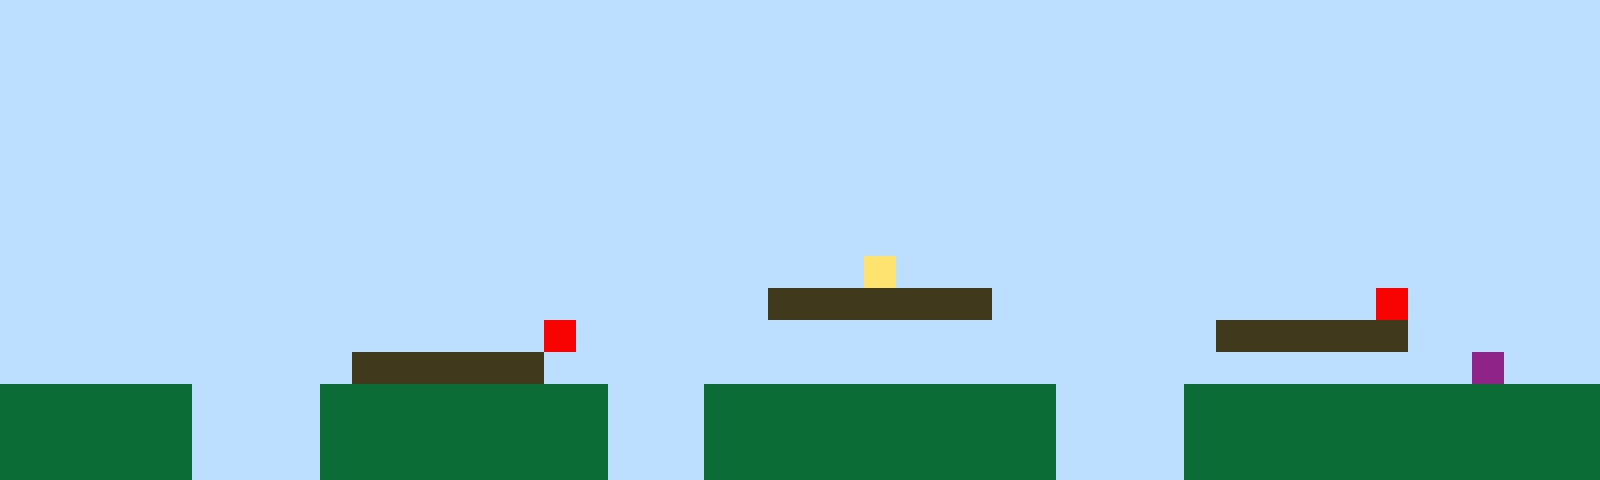

This game map was drawn from its Tiled (.tmx) file and the tilesets committed beside it. A one-line description and the full map source follow:
An orthogonal 50x15 tile map with 32x32 px tiles, 1 tile layer (Tile Layer 1).

<map version="1.10" tiledversion="1.11.2" orientation="orthogonal" renderorder="right-up" width="50" height="15" tilewidth="32" tileheight="32" infinite="0" nextlayerid="2" nextobjectid="1"><editorsettings><export target="map1.csv" format="csv" /></editorsettings><tileset firstgid="1" name="sprites" tilewidth="32" tileheight="32" tilecount="6" columns="3"><image source="sprites.png" width="96" height="64" /></tileset><layer id="1" name="Tile Layer 1" width="50" height="15"><data encoding="csv">1,1,1,1,1,1,1,1,1,1,1,1,1,1,1,1,1,1,1,1,1,1,1,1,1,1,1,1,1,1,1,1,1,1,1,1,1,1,1,1,1,1,1,1,1,1,1,1,1,1,1,1,1,1,1,1,1,1,1,1,1,1,1,1,1,1,1,1,1,1,1,1,1,1,1,1,1,1,1,1,1,1,1,1,1,1,1,1,1,1,1,1,1,1,1,1,1,1,1,1,1,1,1,1,1,1,1,1,1,1,1,1,1,1,1,1,1,1,1,1,1,1,1,1,1,1,1,1,1,1,1,1,1,1,1,1,1,1,1,1,1,1,1,1,1,1,1,1,1,1,1,1,1,1,1,1,1,1,1,1,1,1,1,1,1,1,1,1,1,1,1,1,1,1,1,1,1,1,1,1,1,1,1,1,1,1,1,1,1,1,1,1,1,1,1,1,1,1,1,1,1,1,1,1,1,1,1,1,1,1,1,1,1,1,1,1,1,1,1,1,1,1,1,1,1,1,1,1,1,1,1,1,1,1,1,1,1,1,1,1,1,1,1,1,1,1,1,1,1,1,1,1,1,1,1,1,1,1,1,1,1,1,1,1,1,1,1,1,1,1,1,1,1,1,1,1,1,1,1,1,1,1,1,1,1,1,1,1,1,1,1,1,1,1,1,1,1,1,1,1,1,1,1,1,1,1,1,1,1,1,1,1,1,1,1,1,1,1,1,1,1,1,1,1,1,1,1,1,1,1,1,1,1,1,1,1,1,1,1,1,1,1,1,1,1,1,1,1,1,1,1,1,1,1,1,1,1,1,1,1,1,1,1,1,1,1,1,1,1,1,1,1,1,1,1,1,1,1,1,1,1,1,1,1,1,1,1,1,1,1,1,1,1,1,1,1,1,1,1,1,1,1,1,1,1,1,1,1,1,1,1,1,1,1,1,1,1,1,1,1,1,1,1,1,1,1,1,4,1,1,1,1,1,1,1,1,1,1,1,1,1,1,1,1,1,1,1,1,1,1,1,1,1,1,1,1,1,1,1,1,1,1,1,1,1,1,1,1,1,1,1,1,1,1,3,3,3,3,3,3,3,1,1,1,1,1,1,1,1,1,1,1,1,5,1,1,1,1,1,1,1,1,1,1,1,1,1,1,1,1,1,1,1,1,1,1,1,5,1,1,1,1,1,1,1,1,1,1,1,1,1,1,1,1,1,1,1,1,3,3,3,3,3,3,1,1,1,1,1,1,1,1,1,1,1,1,1,1,1,1,1,3,3,3,3,3,3,1,1,1,1,1,1,1,1,1,1,1,1,1,1,1,1,1,1,1,1,1,1,1,1,1,1,1,1,1,6,1,1,1,2,2,2,2,2,2,1,1,1,1,2,2,2,2,2,2,2,2,2,1,1,1,2,2,2,2,2,2,2,2,2,2,2,1,1,1,1,2,2,2,2,2,2,2,2,2,2,2,2,2,2,2,2,2,2,2,1,1,1,1,2,2,2,2,2,2,2,2,2,1,1,1,2,2,2,2,2,2,2,2,2,2,2,1,1,1,1,2,2,2,2,2,2,2,2,2,2,2,2,2,2,2,2,2,2,2,1,1,1,1,2,2,2,2,2,2,2,2,2,1,1,1,2,2,2,2,2,2,2,2,2,2,2,1,1,1,1,2,2,2,2,2,2,2,2,2,2,2,2,2</data></layer></map>
